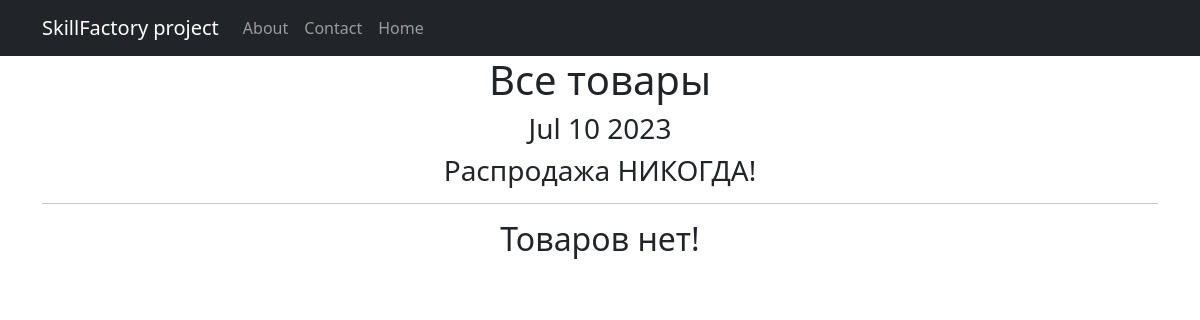
/products/, run on an earlier commit of the app's database.
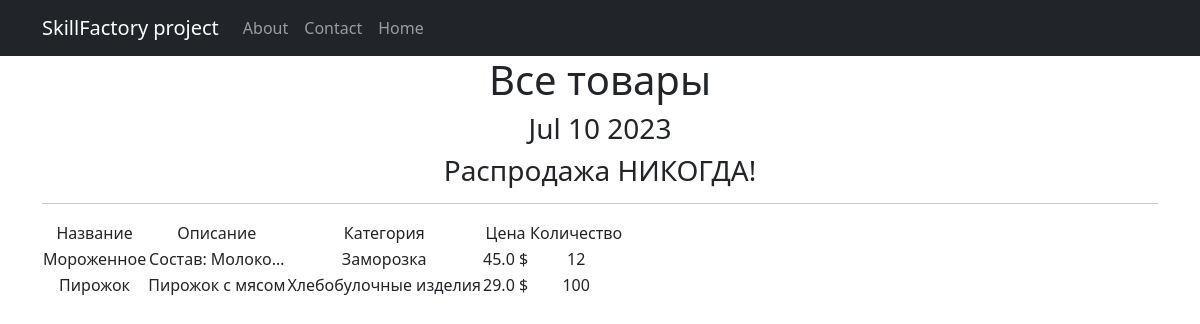
And on a later commit of the database.
### simpleapp/models.py (models this page shows, shortened)
class Product(models.Model):
    name = models.CharField(
        max_length=50,
        unique=True, # названия товаров не должны повторяться
    )
    description = models.TextField()
    quantity = models.IntegerField(
        validators=[MinValueValidator(0)],
    )
    category = models.ForeignKey(
        to='Category',
        on_delete=models.CASCADE,
        related_name='products', # все продукты в категории будут доступны через поле products
    )
    price = models.FloatField(
        validators=[MinValueValidator(0.0)],
    )

class Category(models.Model):
    name = models.CharField(max_length=100, unique=True)

### simpleapp/views.py (the view)
# urls.py: path('', ProductsList.as_view()),
class ProductsList(ListView):
    model = Product
    ordering = 'name'
    template_name = 'products.html'
    context_object_name = 'products'
    def get_context_data(self, **kwargs):
        context = super().get_context_data(**kwargs)
        context['time_now'] = datetime.utcnow()
        context['next_sale'] = 'Распродажа НИКОГДА!'
        return context

### simpleapp/templatetags/custom_filters.py (called while the page is built)
@register.filter()
def currency(value, code = 'rub'):
   postfix = CURRENCIES_SYMBOLS[code]
   return f'{value} {postfix}'

### simpleapp/templatetags/custom_tags.py (called while the page is built)
@register.simple_tag()
def current_time(format_string='%b %d %Y'):
   return datetime.utcnow().strftime(format_string)

### templates/products.html (shortened to what this page needs)
{% extends 'flatpages/default.html' %}
{% load custom_filters %}
{% load custom_tags %}
{% block content %}
   <h1>Все товары</h1>
<h3>{% current_time '%b %d %Y' %}</h3>
<h3>{{ next_sale|default_if_none:'Сообщим позже о старте распродажи' }}</h3>
   <hr>
   {% if products %}
       <table>
           <tr>
               <td>Название</td>
               <td>Описание</td>
               <td>Категория</td>
               <td>Цена</td>
               <td>Количество</td>
           </tr>
           {% for product in products %}
           <tr>
               <td>{{ product.name }}</td>
               <td>{{ product.description|truncatechars:15 }}</td>
               <td>{{ product.category.name }}</td>
               <td>{{ product.price|currency:'usd' }}</td>
               <td>{{ product.quantity }}</td>
           </tr>
           {% endfor %}
       </table>
   {% else %}
       <h2>Товаров нет!</h2>
   {% endif %}
{% endblock content %}

### templates/flatpages/default.html (shortened to what this page needs)
<!DOCTYPE html>
<html lang="en">
    <head>
        {% load static %}
        <link href="{% static 'styles.css' %}" rel="stylesheet" />
    </head>
    <body>
                <nav class="navbar navbar-expand-lg navbar-dark bg-dark static-top">
           <div class="container">
               <a class="navbar-brand" href="#">SkillFactory project</a>
               <div class="collapse navbar-collapse" id="navbarResponsive">
                   <ul class="navbar-nav ml-auto">
                       <li class="nav-item">
                           <a class="nav-link" href="/about/">About</a>
                       </li>
                       <li class="nav-item">
                           <a class="nav-link" href="/contacts/">Contact</a>
                       </li>
                       <li class="nav-item">
                           <a class="nav-link" href="/home/">Home</a>
                       </li>
                   </ul>
               </div>
           </div>
        </nav>
        <div class="container">
            <div class="row">
                <div class="col-lg-12 text-center">
                    {% block content %}{% endblock content %}
                </div>
            </div>
        </div>
    </body>
</html>

What changed in the data, as far as the page shows it:
added Product: name "Мороженное", description "Состав: Молоко…", category.name "Заморозка", price "45.0 $", quantity "12"
added Product: name "Пирожок", description "Пирожок с мясом", category.name "Хлебобулочные изделия", price "29.0 $", quantity "100"
Also different on the page:
text no longer shown: "Товаров нет!"
text now shown: "Название Описание Категория Цена Количество"
